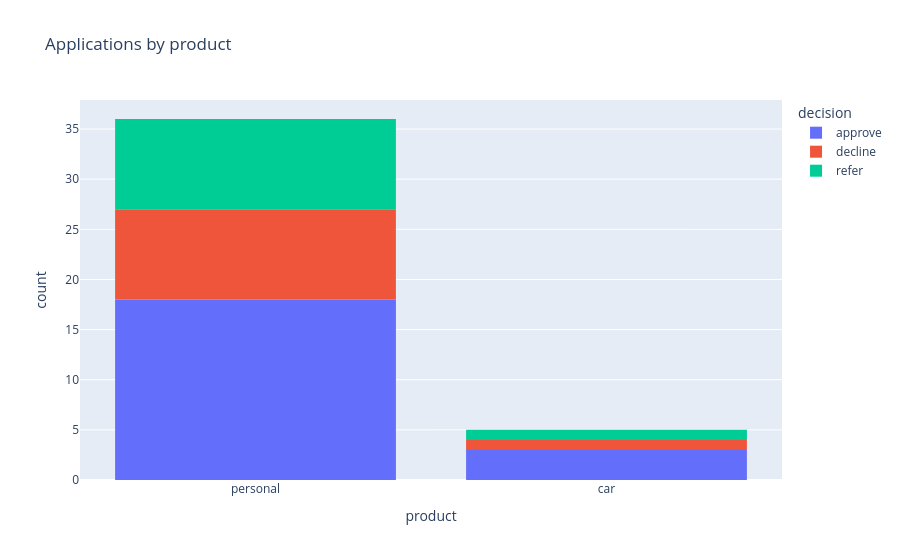

The notebook cell this image was saved under:
### Code cell
fig = px.histogram(data, x="product", color="decision", title="Applications by product")
fig.show()

### Figure 1 — Plotly figure (JSON) as saved in the notebook; plotly's stock layout.template omitted (floating-point values rounded to 4 significant figures)
{"data": [{"bingroup": "x", "hovertemplate": "decision=approve<br>product=%{x}<br>count=%{y}<extra></extra>", "legendgroup": "approve", "marker": {"color": "#636efa", "pattern": {"shape": ""}}, "name": "approve", "orientation": "v", "showlegend": true, "x": ["personal", "car", "personal", "personal", "personal", "personal", "car", "personal", "personal", "personal", "personal", "personal", "personal", "personal", "personal", "personal", "personal", "personal", "personal", "car", "personal"], "xaxis": "x", "yaxis": "y", "type": "histogram"}, {"bingroup": "x", "hovertemplate": "decision=decline<br>product=%{x}<br>count=%{y}<extra></extra>", "legendgroup": "decline", "marker": {"color": "#EF553B", "pattern": {"shape": ""}}, "name": "decline", "orientation": "v", "showlegend": true, "x": ["personal", "personal", "personal", "personal", "personal", "personal", "personal", "personal", "personal", "car"], "xaxis": "x", "yaxis": "y", "type": "histogram"}, {"bingroup": "x", "hovertemplate": "decision=refer<br>product=%{x}<br>count=%{y}<extra></extra>", "legendgroup": "refer", "marker": {"color": "#00cc96", "pattern": {"shape": ""}}, "name": "refer", "orientation": "v", "showlegend": true, "x": ["personal", "personal", "personal", "personal", "car", "personal", "personal", "personal", "personal", "personal"], "xaxis": "x", "yaxis": "y", "type": "histogram"}], "layout": {"xaxis": {"anchor": "y", "domain": [0.0, 1.0], "title": {"text": "product"}}, "yaxis": {"anchor": "x", "domain": [0.0, 1.0], "title": {"text": "count"}}, "legend": {"title": {"text": "decision"}, "tracegroupgap": 0}, "title": {"text": "Applications by product"}, "barmode": "relative"}}
